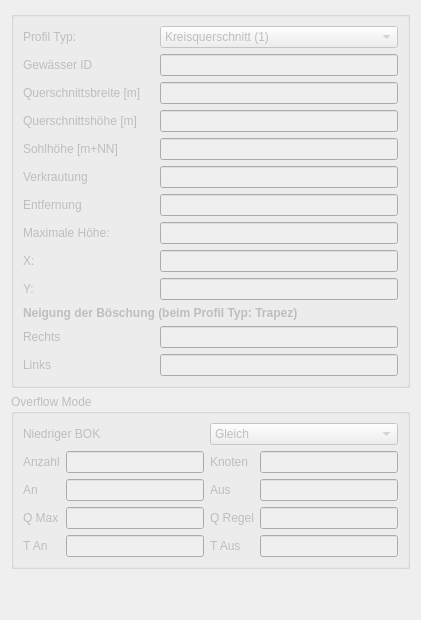
       <widget class="QWidget" name="geo_info_2">
        <attribute name="title">
         <string>Geometrie Info</string>
        </attribute>
        <layout class="QVBoxLayout" name="verticalLayout_2">
         <item>
          <widget class="QGroupBox" name="geo_info">
           <property name="enabled">
            <bool>false</bool>
           </property>
           <property name="title">
            <string/>
           </property>
           <layout class="QGridLayout" name="gridLayout_15">
            <item row="3" column="0">
             <widget class="QLabel" name="label_70">
              <property name="text">
               <string>Querschnittshöhe [m]</string>
              </property>
             </widget>
            </item>
            <item row="1" column="0">
             <widget class="QLabel" name="label_80">
              <property name="text">
               <string>Gewässer ID</string>
              </property>
             </widget>
            </item>
            <item row="6" column="0">
             <widget class="QLabel" name="label_89">
              <property name="text">
               <string>Entfernung</string>
              </property>
             </widget>
            </item>
            <item row="0" column="1">
             <widget class="QComboBox" name="gi_ityp">
              <property name="editable">
               <bool>false</bool>
              </property>
              <item>
               <property name="text">
                <string>Kreisquerschnitt (1)</string>
               </property>
              </item>
              <item>
               <property name="text">
                <string>Rechteckquerschnitt (2)</string>
               </property>
              </item>
              <item>
               <property name="text">
                <string>Trapezquerschnitt (3)</string>
               </property>
              </item>
              <item>
               <property name="text">
                <string>beliebiger Querschnitt (4)</string>
               </property>
              </item>
              <item>
               <property name="text">
                <string>(INTERN) interpoliertes querschnitt (5)</string>
               </property>
              </item>
              <item>
               <property name="text">
                <string>interpoliertes Zusatzquerprofil (6)</string>
               </property>
              </item>
              <item>
               <property name="text">
                <string>(7)</string>
               </property>
              </item>
              <item>
               <property name="text">
                <string>interpoliertes Bauwersprofil (8)</string>
               </property>
              </item>
              <item>
               <property name="text">
                <string>Bauwerksprofil (9)</string>
               </property>
              </item>
             </widget>
            </item>
            <item row="12" column="1">
             <widget class="QLineEdit" name="gi_ztl"/>
            </item>
            <item row="0" column="0">
             <widget class="QLabel" name="label_68">
              <property name="text">
               <string>Profil Typ:</string>
              </property>
             </widget>
            </item>
            <item row="8" column="1">
             <widget class="QLineEdit" name="pro_rw">
              <property name="enabled">
               <bool>false</bool>
              </property>
             </widget>
            </item>
            <item row="2" column="0">
             <widget class="QLabel" name="label_69">
              <property name="text">
               <string>Querschnittsbreite [m]</string>
              </property>
             </widget>
            </item>
            <item row="6" column="1">
             <widget class="QLineEdit" name="gi_xl">
              <property name="toolTip">
               <string>&lt;html&gt;&lt;head/&gt;&lt;body&gt;&lt;p&gt;Entfernung bis zum nächsten stromabwärts liegenden Verb. knoten&lt;/p&gt;&lt;/body&gt;&lt;/html&gt;</string>
              </property>
             </widget>
            </item>
            <item row="12" column="0">
             <widget class="QLabel" name="label_72">
              <property name="text">
               <string>Links</string>
              </property>
             </widget>
            </item>
            <item row="10" column="0" colspan="2">
             <widget class="QLabel" name="label_8">
              <property name="font">
               <font>
                <weight>75</weight>
                <bold>true</bold>
               </font>
              </property>
              <property name="text">
               <string>Neigung der Böschung (beim Profil Typ: Trapez)</string>
              </property>
             </widget>
            </item>
            <item row="4" column="0">
             <widget class="QLabel" name="label_74">
              <property name="text">
               <string>Sohlhöhe [m+NN]</string>
              </property>
             </widget>
            </item>
            <item row="4" column="1">
             <widget class="QLineEdit" name="gi_zo"/>
            </item>
            <item row="11" column="1">
             <widget class="QLineEdit" name="gi_ztr"/>
            </item>
            <item row="8" column="0">
             <widget class="QLabel" name="ddddd">
              <property name="text">
               <string>X:</string>
              </property>
             </widget>
            </item>
            <item row="5" column="0">
             <widget class="QLabel" name="label_87">
              <property name="text">
               <string>Verkrautung</string>
              </property>
             </widget>
            </item>
            <item row="1" column="1">
             <widget class="QLineEdit" name="gi_id"/>
            </item>
            <item row="7" column="1">
             <widget class="QLineEdit" name="maxHeight_label">
              <property name="enabled">
               <bool>false</bool>
              </property>
             </widget>
            </item>
            <item row="2" column="1">
             <widget class="QLineEdit" name="gi_width">
              <property name="toolTip">
               <string>&lt;html&gt;&lt;head/&gt;&lt;body&gt;&lt;p&gt;Kreis: Durchmesser&lt;/p&gt;&lt;p&gt;Rechteck, Trapez: Sohlbreite&lt;/p&gt;&lt;/body&gt;&lt;/html&gt;</string>
              </property>
             </widget>
            </item>
            <item row="5" column="1">
             <widget class="QLineEdit" name="gi_kstime"/>
            </item>
            <item row="11" column="0">
             <widget class="QLabel" name="label_71">
              <property name="text">
               <string>Rechts                            </string>
              </property>
             </widget>
            </item>
            <item row="7" column="0">
             <widget class="QLabel" name="label_6">
              <property name="font">
               <font>
                <family>Segoe UI</family>
                <pointsize>9</pointsize>
                <underline>false</underline>
               </font>
              </property>
              <property name="text">
               <string>&lt;html&gt;&lt;head/&gt;&lt;body&gt;&lt;p&gt;Maximale Höhe:&lt;/p&gt;&lt;/body&gt;&lt;/html&gt;</string>
              </property>
             </widget>
            </item>
            <item row="3" column="1">
             <widget class="QLineEdit" name="gi_heit"/>
            </item>
            <item row="9" column="0">
             <widget class="QLabel" name="label_82">
              <property name="text">
               <string>&lt;html&gt;&lt;head/&gt;&lt;body&gt;&lt;p&gt;Y:&lt;/p&gt;&lt;/body&gt;&lt;/html&gt;</string>
              </property>
             </widget>
            </item>
            <item row="9" column="1">
             <widget class="QLineEdit" name="pro_hw">
              <property name="enabled">
               <bool>false</bool>
              </property>
             </widget>
            </item>
           </layout>
          </widget>
         </item>
         <item>
          <widget class="QGroupBox" name="ovf_modbox">
           <property name="enabled">
            <bool>false</bool>
           </property>
           <property name="title">
            <string>Overflow Mode</string>
           </property>
           <layout class="QGridLayout" name="gridLayout_12">
            <item row="4" column="2">
             <widget class="QLabel" name="label_9">
              <property name="text">
               <string>Q Regel</string>
              </property>
             </widget>
            </item>
            <item row="3" column="0">
             <widget class="QLabel" name="label_17">
              <property name="text">
               <string>An</string>
              </property>
             </widget>
            </item>
            <item row="1" column="1">
             <widget class="QLineEdit" name="gi_novf"/>
            </item>
            <item row="3" column="3">
             <widget class="QLineEdit" name="gi_ovfaus"/>
            </item>
            <item row="5" column="1">
             <widget class="QLineEdit" name="gi_tovfan"/>
            </item>
            <item row="5" column="2">
             <widget class="QLabel" name="label_86">
              <property name="text">
               <string>T Aus</string>
              </property>
             </widget>
            </item>
            <item row="1" column="3">
             <widget class="QLineEdit" name="gi_iabovf"/>
            </item>
            <item row="5" column="0">
             <widget class="QLabel" name="label_85">
              <property name="text">
               <string>T An</string>
              </property>
             </widget>
            </item>
            <item row="3" column="2">
             <widget class="QLabel" name="label_64">
              <property name="text">
               <string>Aus</string>
              </property>
             </widget>
            </item>
            <item row="0" column="2" colspan="2">
             <widget class="QComboBox" name="gi_lire">
              <item>
               <property name="text">
                <string>Gleich</string>
               </property>
              </item>
              <item>
               <property name="text">
                <string>Links</string>
               </property>
              </item>
              <item>
               <property name="text">
                <string>Rechts</string>
               </property>
              </item>
             </widget>
            </item>
            <item row="1" column="2">
             <widget class="QLabel" name="label_14">
              <property name="text">
               <string>Knoten</string>
              </property>
             </widget>
            </item>
            <item row="4" column="1">
             <widget class="QLineEdit" name="gi_qomax"/>
            </item>
            <item row="4" column="0">
             <widget class="QLabel" name="label_81">
              <property name="text">
               <string>Q Max</string>
              </property>
             </widget>
            </item>
            <item row="1" column="0">
             <widget class="QLabel" name="label_13">
              <property name="text">
               <string>Anzahl</string>
              </property>
             </widget>
            </item>
            <item row="3" column="1">
             <widget class="QLineEdit" name="gi_ovfan"/>
            </item>
            <item row="4" column="3">
             <widget class="QLineEdit" name="gi_qregel"/>
            </item>
            <item row="0" column="0" colspan="2">
             <widget class="QLabel" name="label_12">
              <property name="text">
               <string>Niedriger BOK</string>
              </property>
             </widget>
            </item>
            <item row="5" column="3">
             <widget class="QLineEdit" name="gi_tovfaus"/>
            </item>
           </layout>
          </widget>
         </item>
         <item>
          <spacer name="verticalSpacer_4">
           <property name="orientation">
            <enum>Qt::Vertical</enum>
           </property>
           <property name="sizeHint" stdset="0">
            <size>
             <width>20</width>
             <height>40</height>
            </size>
           </property>
          </spacer>
         </item>
        </layout>
       </widget>
